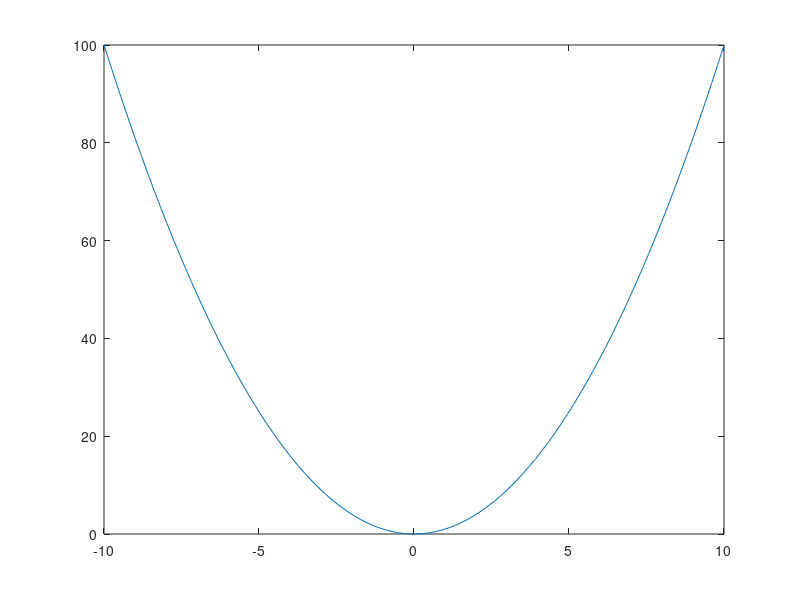

Reproduce this figure in MATLAB.
%% Use this do clear the command window and to delete workspace.
%% This is useful to avoid unexpected results and output from old runs.
clc;
clear;

% Define a linear function g(x) = x^2
% .^ means element wise power, while ^ used for arrays.
g = @(x) x.^2;

% Create a vector of x values ranging from -10 to 10
x = linspace(-10, 10);

% Plot the function g(x) over the range of x
p = plot(x, g(x));

